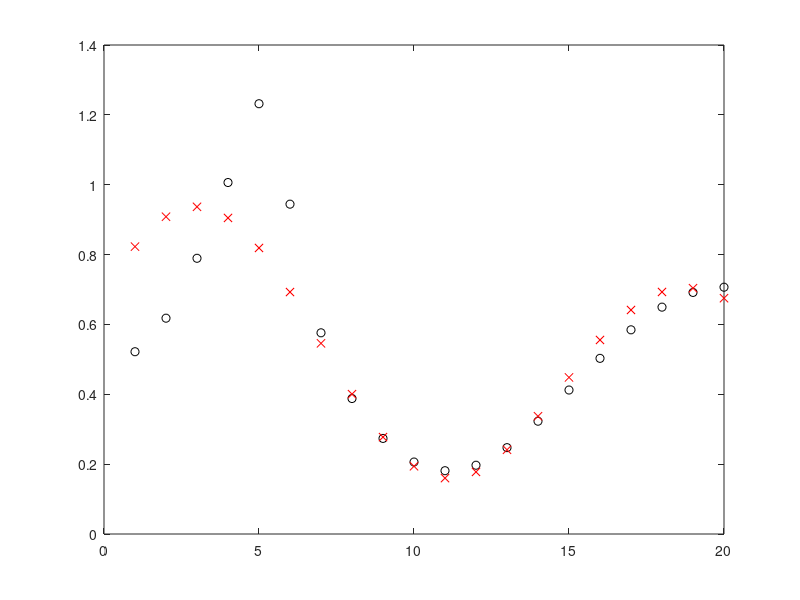
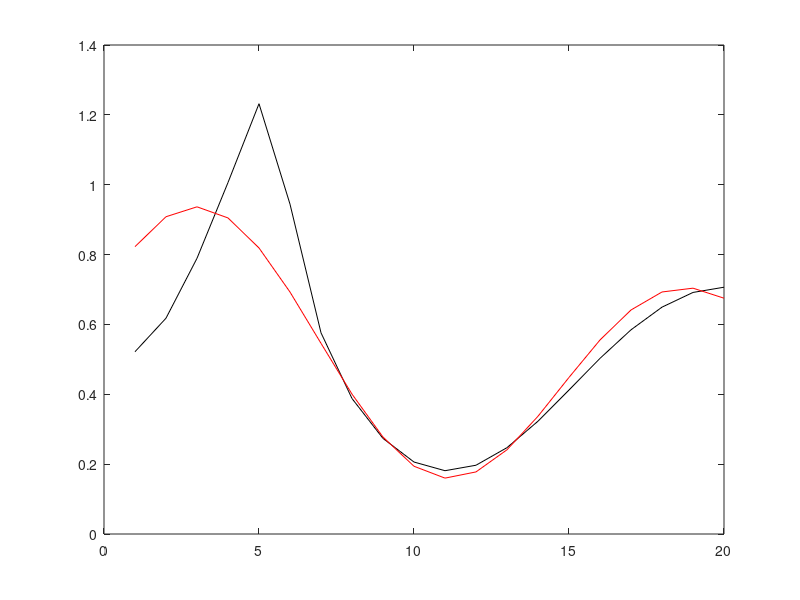
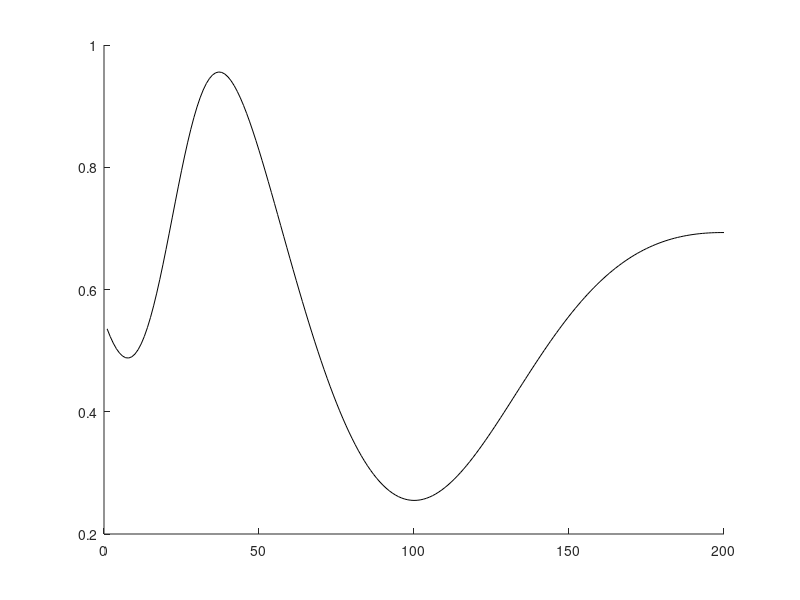

These figures' MATLAB source, in order: (Note: this script raises an error after producing the figures.)
clear
clc
% duomenys paruosiami simuliuti sistemos isejima,
x = [0.1:0.0455:1];
d = (1 + 0.6*sin(2*pi*x/0.7) + 0.3*sin(2*pi*x)) / 2;
plot(1:20,d,'kx')
% tinklo strukturos pasirinkimas
% 1 iejimas, 5 neuronai pasleptame sluoksny, 1 isejimaw
% pradines reiksmes
% I sluoksnis (pasleptasis)
w11_1 = randn(1); b1_1 = randn(1);
w21_1 = randn(1); b2_1 = randn(1);
w31_1 = randn(1); b3_1 = randn(1);
w41_1 = randn(1); b4_1 = randn(1);
w51_1 = randn(1); b5_1 = randn(1);
% II sluoksnis 
w11_2 = randn(1); w12_2= randn(1); w13_2 = randn(1); w14_2 = randn(1); w15_2 = randn(1); b1_2 = randn(1);
n = 0.1; % mokymo zingsnis
%tinklo atsakas ir isejimas
for k = 1:5000
    for index = 1:20
        % I sluoksnis  - tan
        v1_1 = x(index)*w11_1 + b1_1 ; y1_1 = tanh(v1_1);
        v2_1 = x(index)*w21_1 + b2_1 ; y2_1 = tanh(v2_1);
        v3_1 = x(index)*w31_1 + b3_1 ; y3_1 = tanh(v3_1);
        v4_1 = x(index)*w41_1 + b4_1 ; y4_1 = tanh(v4_1);
        v5_1 = x(index)*w51_1 + b5_1 ; y5_1 = tanh(v5_1);
        % II sluoksnis  - tiesine aktyv*w11_2 avimo funkcija
        v1_2 = y1_1+ y2_1*w12_2 + y3_1*w13_2 + y4_1*w14_2 + y5_1*w15_2 + b1_2; 
        y1_2 = v1_2;
        % II isejimas
        y(index) = y1_2;
        % Klaidos skaiciavimas 
        e = d(index)-y1_2;
        % Gradient (tiesine isvestine)
        delta1_2 = e;
        % delta_hidden (tan isvestine)
        delta1_1 = (1 - (tanh(y1_1))^2)*delta1_2*w11_2;
        delta2_1 = (1 - (tanh(y2_1))^2)*delta1_2*w12_2;
        delta3_1 = (1 - (tanh(y3_1))^2)*delta1_2*w13_2;
        delta4_1 = (1 - (tanh(y4_1))^2)*delta1_2*w14_2;
        delta5_1 = (1 - (tanh(y5_1))^2)*delta1_2*w15_2;

        %Atnaujinimas
        w11_2 = w11_2 + n*e*y1_1;
        w12_2 = w12_2 + n*e*y2_1;
        w13_2 = w13_2 + n*e*y3_1;
        w14_2 = w14_2 + n*e*y4_1;
        w15_2 = w15_2 + n*e*y5_1;
        b1_2 = b1_2 + n*e*1;

        w11_1 = w11_1 + n*delta1_1*x(index); b1_1 = b1_1 + n*delta1_1*1;
        w21_1 = w21_1 + n*delta2_1*x(index); b2_1 = b2_1 + n*delta2_1*1;
        w31_1 = w31_1 + n*delta3_1*x(index); b3_1 = b3_1 + n*delta3_1*1;
        w41_1 = w41_1 + n*delta4_1*x(index); b4_1 = b4_1 + n*delta4_1*1;
        w51_1 = w51_1 + n*delta5_1*x(index); b5_1 = b5_1 + n*delta5_1*1;
    end
end
figure(1)
plot(1:20,y,'ko',1:20,d,'rx')

figure(2)
plot(1:20,y,'k',1:20,d,'r')

x1 = [0.1:1/222:1];

for index = 1:200
        % I sluoksnis  - tan
        v1_1 = x1(index)*w11_1 + b1_1 ; y1_1 = tanh(v1_1);
        v2_1 = x1(index)*w21_1 + b2_1 ; y2_1 = tanh(v2_1);
        v3_1 = x1(index)*w31_1 + b3_1 ; y3_1 = tanh(v3_1);
        v4_1 = x1(index)*w41_1 + b4_1 ; y4_1 = tanh(v4_1);
        v5_1 = x1(index)*w51_1 + b5_1 ; y5_1 = tanh(v5_1);
        % II sluoksnis  - tiesine aktyv*w11_2 avimo funkcija
        v1_2 = y1_1+ y2_1*w12_2 + y3_1*w13_2 + y4_1*w14_2 + y5_1*w15_2 + b1_2; 
        y1_2 = v1_2;
        % II isejimas
        y1(index) = y1_2;
end

figure(3)
plot(1:200,y1,'k',1:200,d,'r')

